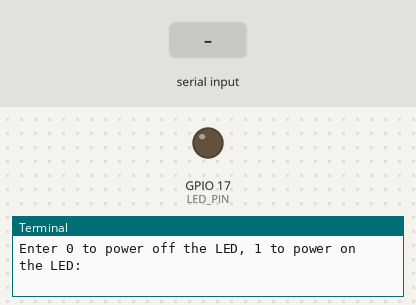
A program run on a simulated Raspberry Pi (BCM pin numbers). On the bench: output pins drawn as LEDs (lit = HIGH), the last lines printed to the terminal. The test bench sets the inputs (shaded band). At 3.3 s the program stops and its outputs stay as they are.

Above: at 1.2 s.
1.3 s: "1" typed at the terminal, then Enter
At 2.3 s:
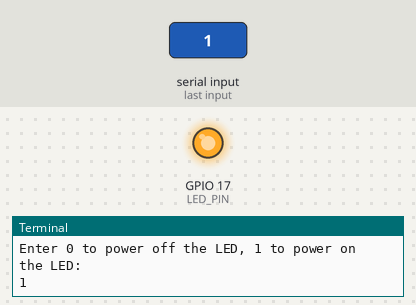
Timing chart, 0 to 4.8 s (numbered marks = the images above; inputs shaded):
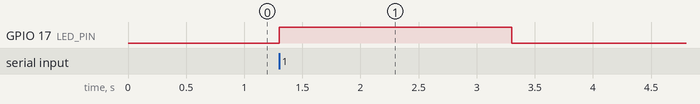

The program:

activity_4.py
```python
import RPi.GPIO as GPIO
import time

LED_PIN = 17

GPIO.setmode(GPIO.BCM)
GPIO.setup(LED_PIN, GPIO.OUT)
# GPIO.output(LED_PIN, GPIO.HIGH)

state = int(input("Enter 0 to power off the LED, 1 to power on the LED: "))

if state == 0:
    GPIO.output(LED_PIN, GPIO.LOW)
elif state == 1:
    GPIO.output(LED_PIN, GPIO.HIGH)
else:
    print("Wrong state value : " + str(state))
    GPIO.cleanup()
    exit

time.sleep(2)
GPIO.cleanup()
```

Measured:
- after the input at 1.3 s, GPIO 17 (LED_PIN): LOW → HIGH at once, → LOW 2.0 s later
